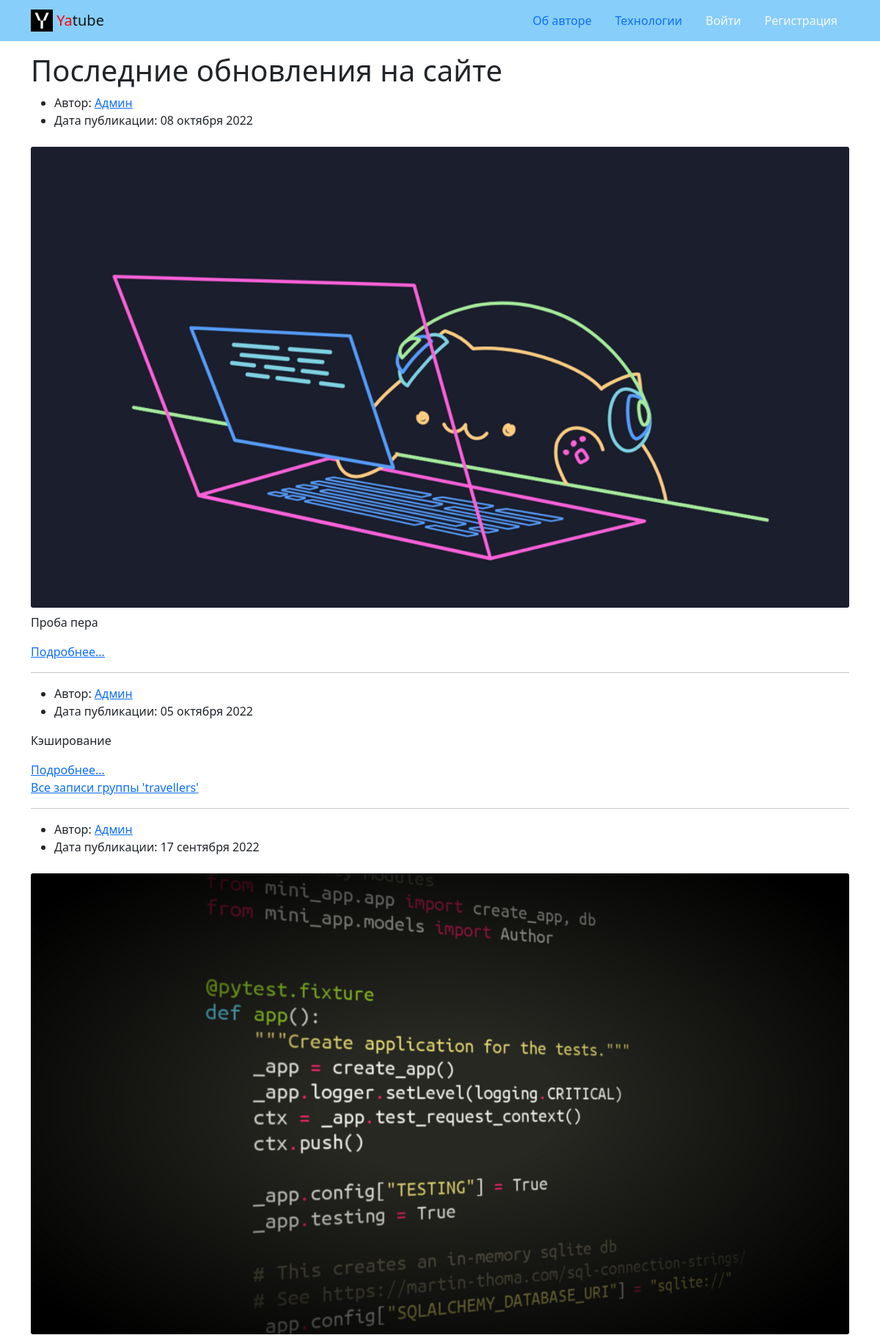
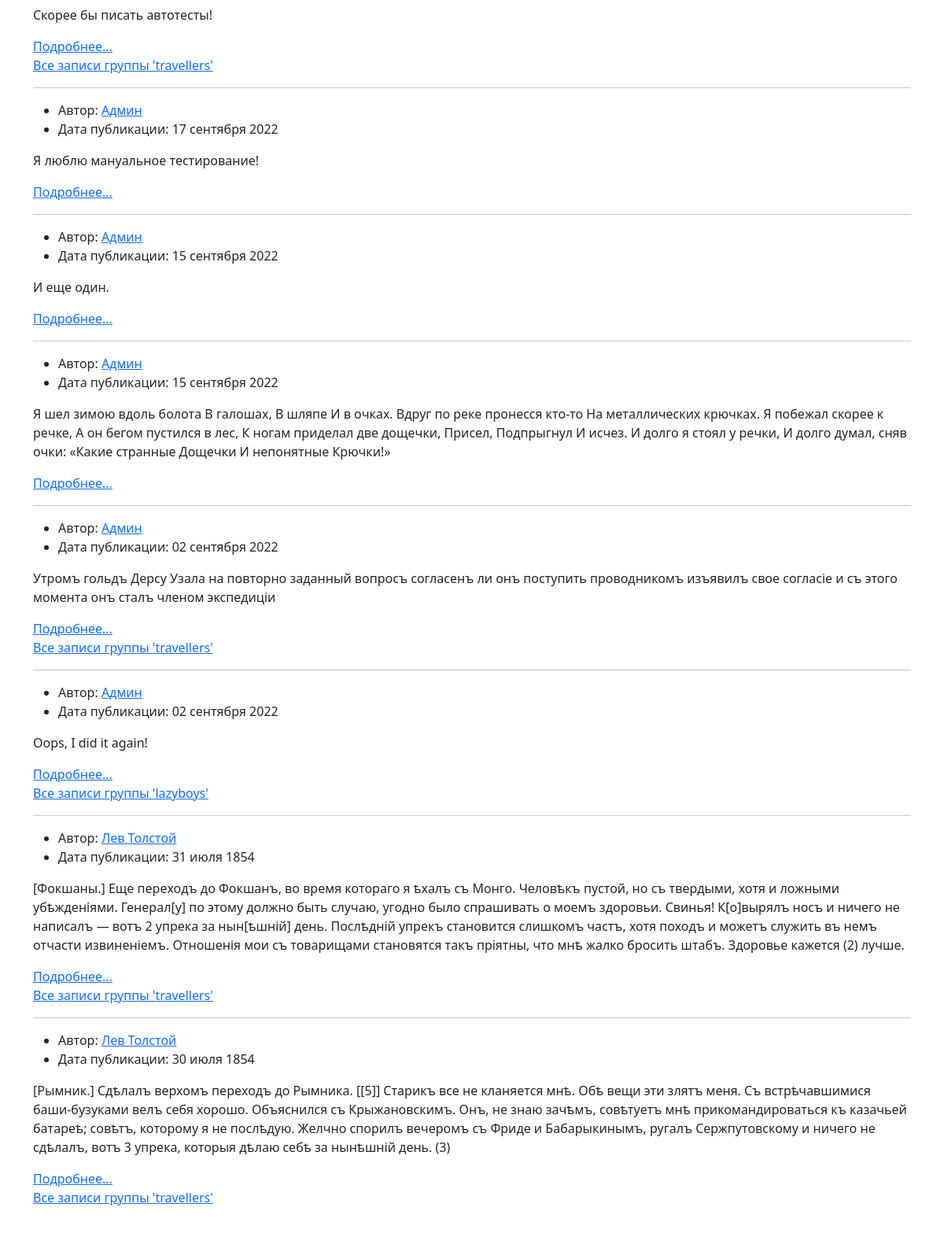
The page / (upper part) on the database its author committed (2 pictures, top to bottom).
### posts/models.py (models this page shows, shortened)
class Post(models.Model):
    class Meta:
        ordering = ["-pub_date"]
    text = models.TextField(
        verbose_name='Текст поста',
        help_text='Введите текст поста',
    )
    pub_date = models.DateTimeField(
        verbose_name='Дата публикации',
        auto_now_add=True
    )
    author = models.ForeignKey(
        User,
        on_delete=models.CASCADE,
        related_name='posts',
        verbose_name='Автор',
    )
    group = models.ForeignKey(
        Group,
        on_delete=models.SET_NULL,
        related_name='posts',
        blank=True,
        null=True,
        verbose_name='Группа',
        help_text='Группа, к которой будет относиться пост',
    )
    image = models.ImageField(
        'Картинка',
        upload_to='posts/',
        blank=True
    )

class Group(models.Model):
    title = models.CharField(
        verbose_name='Заголовок',
        max_length=200
    )
    slug = models.SlugField(
        verbose_name='Слаг',
        unique=True,
        max_length=50
    )
    description = models.TextField(
        verbose_name='Описание группы',
        max_length=200
    )

### posts/views.py (the view)
# urls.py: path('', views.index, name='index'),
def index(request):
    page_obj = get_page(Post.objects.all(), request)
    return render(request, 'posts/index.html', context={'page_obj': page_obj})

### core/context_processors/year.py (called while the page is built)
def year(request):
    return {
        'year': datetime.date.today().year
    }

### posts/utils.py (called while the page is built)
def get_page(queryset, request):
    paginator = Paginator(queryset, settings.POSTS_PER_PAGE)
    page_number = request.GET.get('page')
    return paginator.get_page(page_number)

### templates/posts/index.html (shortened to what this page needs)
{% extends "base.html" %}
{% block content %}
  {% load thumbnail %}
  {% load cache %}
  <div class="container py-3">
    <h1> Последние обновления на сайте </h1>
      {% cache 10 index_page %}
      <article>
        {% for post in page_obj %}
          <ul>
            <li>
              Автор: <a href="{% url 'posts:profile' post.author %}">
                {{ post.author.get_full_name }}
                </a>
            </li>
            <li>
              Дата публикации: {{ post.pub_date|date:"d E Y" }}
            </li>
          </ul>
        {% thumbnail post.image "960x339" crop="center" upscale=True as im %}
          <img class="card-img my-2" src="{{ im.url }}">
        {% endthumbnail %}
          <p>{{ post.text }}</p>
            <a href="{% url 'posts:post_detail' post.pk %}">
              Подробнее...
            </a>
            <br>
          {% if post.group %}
            <a href="{% url 'posts:group_list' post.group.slug %}">
              Все записи группы '{{ post.group.slug }}'
            </a>
          {% endif %}
          {% if not forloop.last %}
            <hr>
          {% endif %}
        {% endfor %}
      </article>
        {% endcache %}
  </div>
{% endblock %}

### rows shown on the page
Post: author.get_full_name "Админ", pub_date "08 октября 2022", shows a picture, text "Проба пера"
Post: author.get_full_name "Админ", pub_date "05 октября 2022", text "Кэширование", group.slug "travellers"
Post: author.get_full_name "Админ", pub_date "17 сентября 2022", shows a picture, text "Скорее бы писать автотесты!", group.slug "travellers"
Post: author.get_full_name "Админ", pub_date "17 сентября 2022", text "Я люблю мануальное тестирование!"
Post: author.get_full_name "Админ", pub_date "15 сентября 2022", text "И еще один."
Post: author.get_full_name "Админ", pub_date "15 сентября 2022", text "Я шел зимою вдоль болота В галошах, В шляпе И в очках. Вдруг по реке пронесся кто-то На металлических крючках. Я побежал скорее к речке, А он бегом пустился в лес, К ногам приделал две дощечки, Присел, Подпрыгнул И исчез. И долго я стоял у речки, И долго думал, сняв очки: «Какие странные Дощечки И непонятные Крючки!»"
Post: author.get_full_name "Админ", pub_date "02 сентября 2022", text "Утромъ гольдъ Дерсу Узала на повторно заданный вопросъ согласенъ ли онъ поступить проводникомъ изъявилъ свое согласіе и съ этого момента онъ сталъ членом экспедиціи", group.slug "travellers"
Post: author.get_full_name "Админ", pub_date "02 сентября 2022", text "Oops, I did it again!", group.slug "lazyboys"
Post: author.get_full_name "Лев Толстой", pub_date "31 июля 1854", text "[Фокшаны.] Еще переходъ до Фокшанъ, во время котораго я ѣхалъ съ Монго. Человѣкъ пустой, но съ твердыми, хотя и ложными убѣжденіями. Генерал[у] по этому должно быть случаю, угодно было спрашивать о моемъ здоровьи. Свинья! К[о]вырялъ носъ и ничего не написалъ — вотъ 2 упрека за нын[ѣшній] день. Послѣдній упрекъ становится слишкомъ частъ, хотя походъ и можетъ служить въ немъ отчасти извиненіемъ. Отношенія мои съ товарищами становятся такъ пріятны, что мнѣ жалко бросить штабъ. Здоровье кажется (2) лучше.", group.slug "travellers"
Post: author.get_full_name "Лев Толстой", pub_date "30 июля 1854", text "[Рымник.] Сдѣлалъ верхомъ переходъ до Рымника. [[5]] Старикъ все не кланяется мнѣ. Обѣ вещи эти злятъ меня. Съ встрѣчавшимися баши-бузуками велъ себя хорошо. Объяснился съ Крыжановскимъ. Онъ, не знаю зачѣмъ, совѣтуетъ мнѣ прикомандироваться къ казачьей батареѣ; совѣтъ, которому я не послѣдую. Желчно спорилъ вечеромъ съ Фриде и Бабарыкинымъ, ругалъ Сержпутовскому и ничего не сдѣлалъ, вотъ 3 упрека, которыя дѣлаю себѣ за нынѣшній день. (3)", group.slug "travellers"
